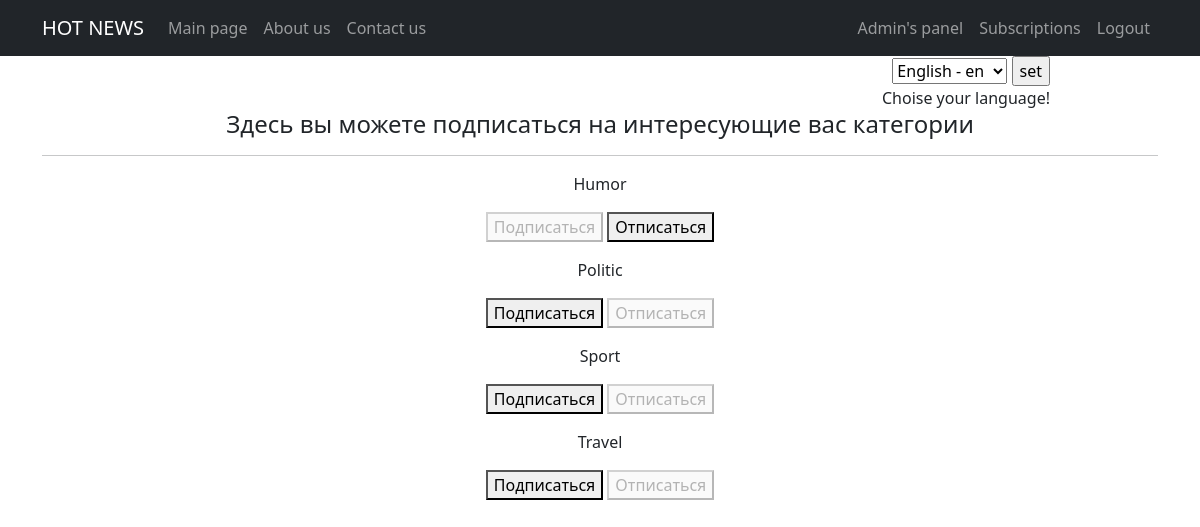
The page /subscriptions/ (signed in) on the database as committed earlier.
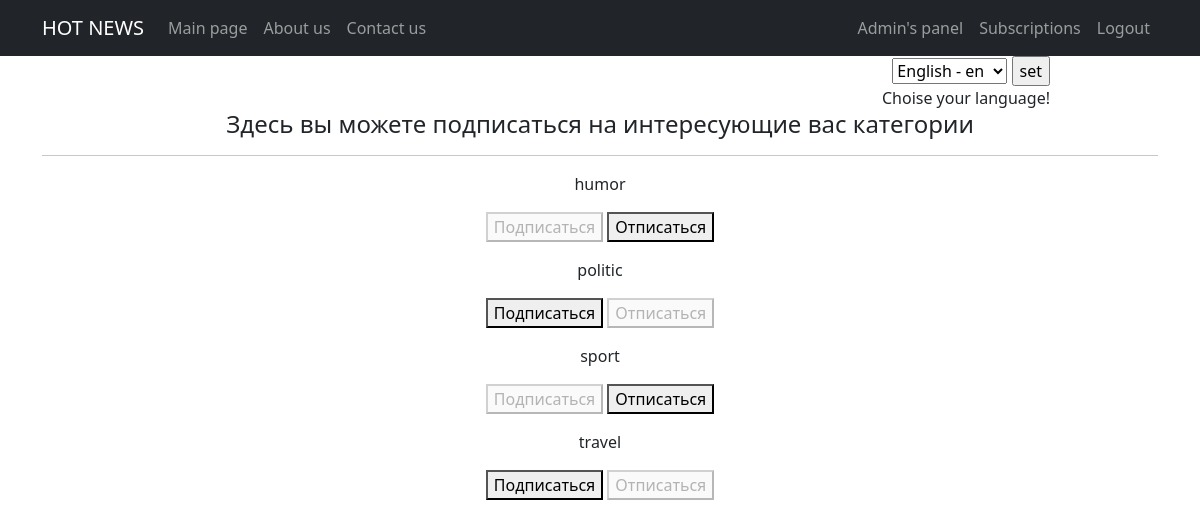
The same page on the database as committed later.
### news/models.py (models this page shows, shortened)
class Category(models.Model):
    name = models.CharField(max_length=32, unique=True, help_text=_('category name'))
    subscribers = models.ManyToManyField(User, blank=True, null=True, related_name='categories')

### news/views.py (the view, shortened to what this page needs)
# urls.py: path('subscriptions/', subscriptions, name='subscriptions'),
@login_required
@csrf_protect
def subscriptions(request):
    categories_with_subscriptions = Category.objects.annotate(
        user_subscribed=Exists(
            request.user.categories.filter(
                pk=OuterRef('pk'),
            )
        )
    ).order_by('name')
    return render(
        request,
        'subscriptions.html',
        {'categories': categories_with_subscriptions},
    )

### templates/subscriptions.html (shortened to what this page needs)
{% extends 'flatpages/default.html' %}
{% block content %}
   <h4>Здесь вы можете подписаться на интересующие вас категории</h4>
   <hr>
    {% for category in categories  %}
        <p>
            {{ category.name }}
            <form method="post">
                {% if not category.user_subscribed %}
                    <button name="action" value="subscribe">Подписаться</button>
                    <button disabled>Отписаться</button>
                {% else %}
                    <button disabled>Подписаться</button>
                    <button name="action" value="unsubscribe">Отписаться</button>
                {% endif %}
            </form>
        </p>
    {% endfor %}
{% endblock content %}

Rows that differ between the two databases and show on the page:
changed Category: name "Sport" → "humor"; moves up the list
changed Category: name "Politic" → "politic"; moves down the list
changed Category: name "Travel" → "sport"; moves up the list
changed Category: name "Humor" → "travel"
